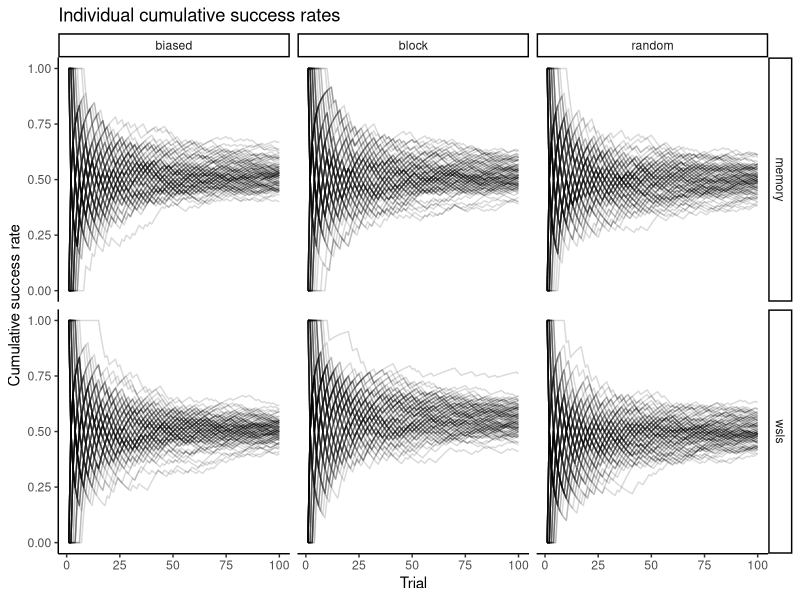
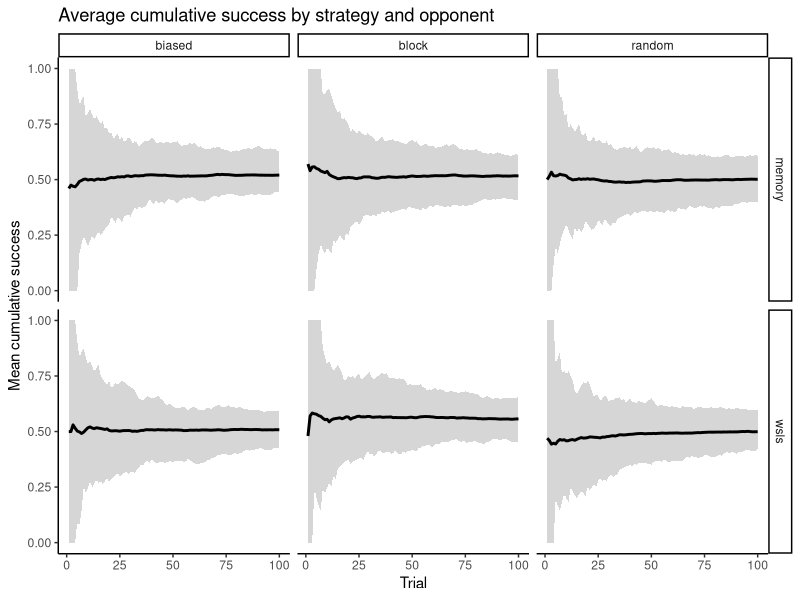
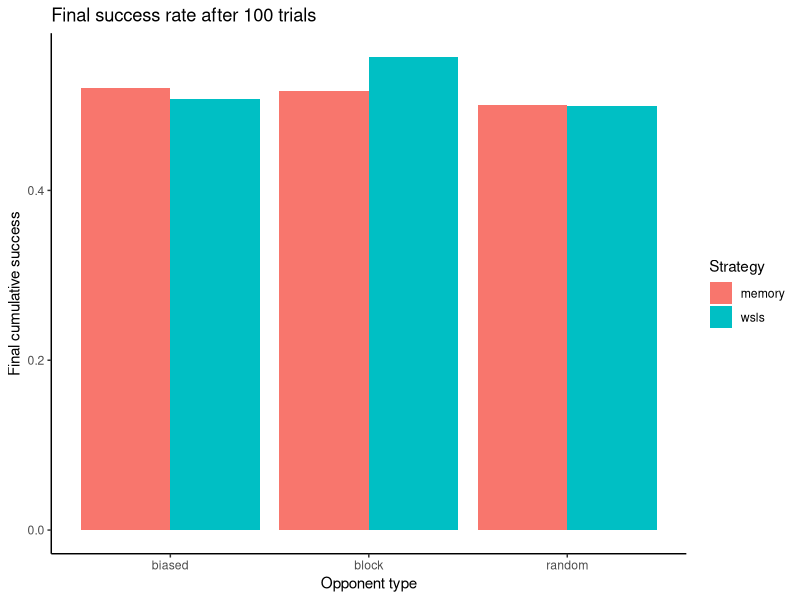
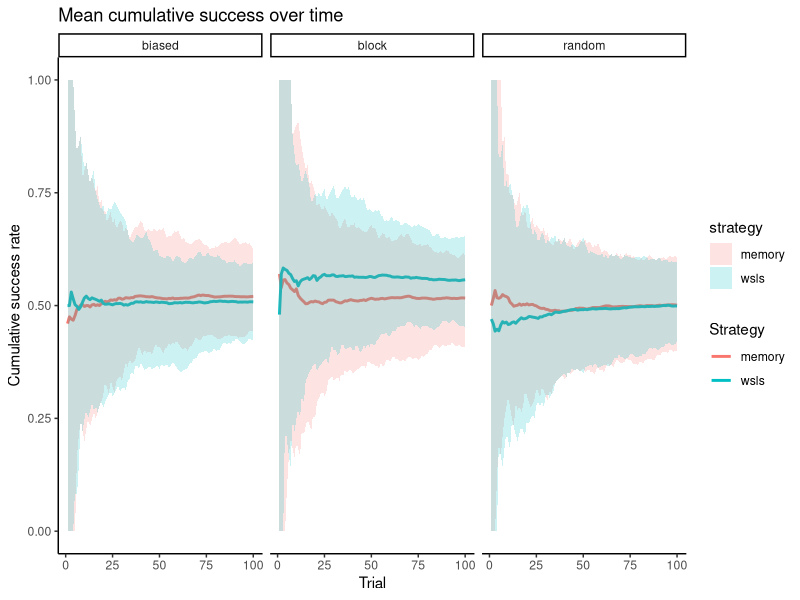
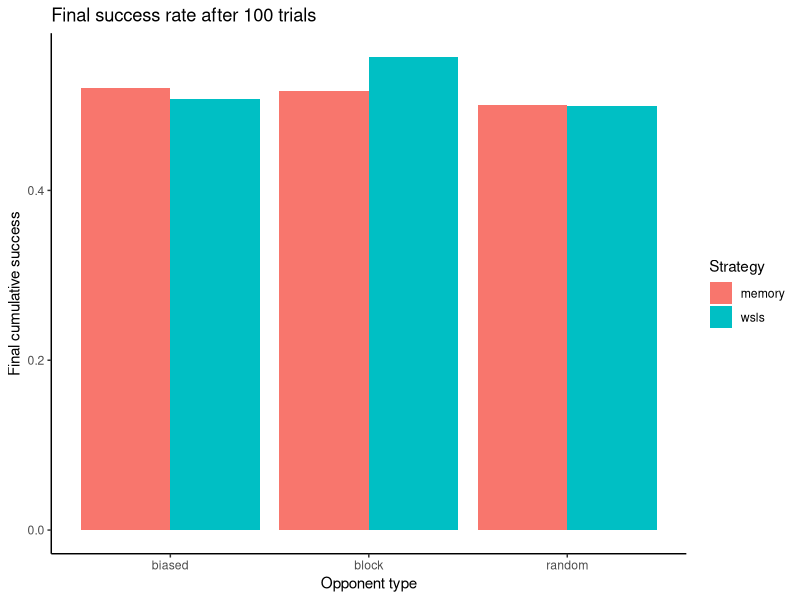
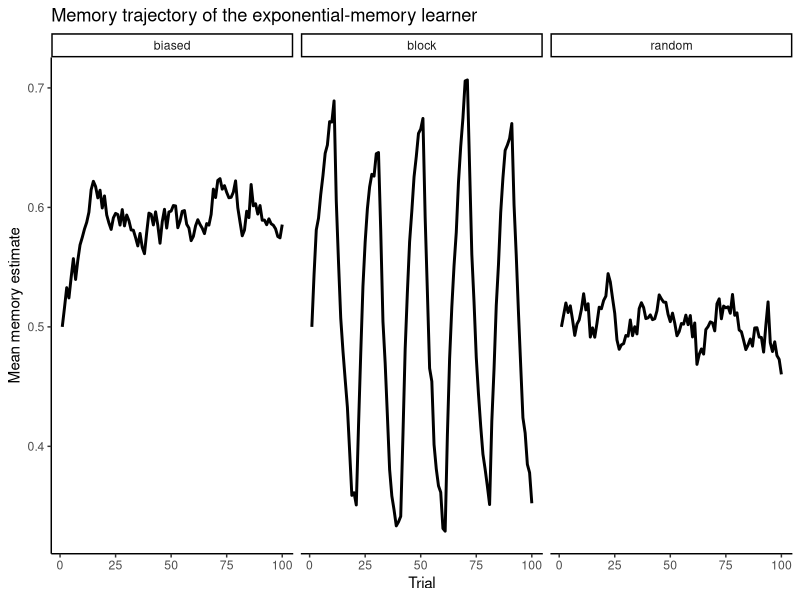

Reproduce these figures in R, in order.
# --- MATCHING PENNIES --- 
# Setup
set.seed(1999)
library(tidyverse)
library(ggplot2)

# MATCHING PENNIES ASSIGNMENT
# Two cognitive strategies:
# Win-Stay-Lose-Shift with noise
# Exponential-memory learner


# OPPONENT STRATEGIES

random_opponent <- function(t, p_one = 0.5) {
  rbinom(1, 1, p_one)
}

biased_opponent <- function(t, p_one = 0.6) {
  rbinom(1, 1, p_one)
}

block_opponent <- function(t, block_size = 10) {
  
  block <- floor((t - 1) / block_size)
  
  if (block %% 2 == 0) {
    p <- 0.7
  } else {
    p <- 0.3
  }
  
  rbinom(1, 1, p)
}

# AGENT STRATEGY 1: WIN-STAY-LOSE-SHIFT WITH NOISE

wsls_choice_prob <- function(prev_choice, prev_feedback, noise = 0.1) {
  
  if (prev_feedback == 1) {
    deterministic_choice <- prev_choice
  } else {
    deterministic_choice <- 1 - prev_choice
  }
  
  p_choose_1 <- (1 - noise) * deterministic_choice + noise * 0.5
  
  return(p_choose_1)
}

# AGENT STRATEGY 2: EXPONENTIAL-MEMORY LEARNER


memory_choice_prob <- function(memory, beta = 0.8, bias = 0) {
  
  eta <- bias + beta * (2 * (memory - 0.5))
  p_choose_1 <- plogis(eta)
  
  return(p_choose_1)
}

update_memory <- function(memory, observed_other, alpha = 0.1) {
  
  new_memory <- memory + alpha * (observed_other - memory)
  
  return(new_memory)
}



# SIMULATE ONE AGENT


simulate_agent <- function(
    strategy = "wsls",
    opponent_type = "random",
    trials = 100,
    noise = 0.1,
    alpha = 0.2,
    beta = 2,
    bias = 0,
    m0 = 0.5,
    p_one = 0.6,
    block_size = 10
) {
  
  Self <- rep(NA, trials)
  Other <- rep(NA, trials)
  Feedback <- rep(NA, trials)
  P_self <- rep(NA, trials)
  Memory <- rep(NA, trials)
  
  memory_now <- m0
  
  for (t in 1:trials) {
    
    # Opponent choice
    if (opponent_type == "random") {
      Other[t] <- random_opponent(t, p_one = 0.5)
    }
    
    if (opponent_type == "biased") {
      Other[t] <- biased_opponent(t, p_one = p_one)
    }
    
    if (opponent_type == "block") {
      Other[t] <- block_opponent(t, block_size = block_size)
    }
    
    # Agent choice probability
    if (strategy == "wsls") {
      
      if (t == 1) {
        P_self[t] <- 0.5
      } else {
        P_self[t] <- wsls_choice_prob(
          prev_choice = Self[t - 1],
          prev_feedback = Feedback[t - 1],
          noise = noise
        )
      }
    }
    
    if (strategy == "memory") {
      
      Memory[t] <- memory_now
      
      P_self[t] <- memory_choice_prob(
        memory = memory_now,
        beta = beta,
        bias = bias
      )
    }
    
    # Realized choice
    Self[t] <- rbinom(1, 1, P_self[t])
    
    # Feedback -> success if agent matches opponent
    Feedback[t] <- as.integer(Self[t] == Other[t])
    
    # Memory update after observing opponent
    if (strategy == "memory") {
      memory_now <- update_memory(
        memory = memory_now,
        observed_other = Other[t],
        alpha = alpha
      )
    }
  }
  
  tibble(
    trial = 1:trials,
    strategy = strategy,
    opponent_type = opponent_type,
    Self = Self,
    Other = Other,
    Feedback = Feedback,
    P_self = P_self,
    Memory = Memory
  )
}


# SIMULATE MANY AGENTS


simulate_many_agents <- function(
    n_agents = 100,
    trials = 100,
    strategies = c("wsls", "memory"),
    opponent_types = c("random", "biased", "block")
) {
  
  all_data <- list()
  counter <- 1
  
  for (strategy in strategies) {
    for (opponent in opponent_types) {
      for (agent in 1:n_agents) {
        
        df <- simulate_agent(
          strategy = strategy,
          opponent_type = opponent,
          trials = trials
        ) %>%
          mutate(agent_id = agent)
        
        all_data[[counter]] <- df
        counter <- counter + 1
      }
    }
  }
  
  bind_rows(all_data)
}

df_all <- simulate_many_agents(
  n_agents = 100,
  trials = 100
)

# ADD PERFORMANCE MEASURES


df_all <- df_all %>%
  group_by(strategy, opponent_type, agent_id) %>%
  mutate(
    cumulative_success = cumsum(Feedback) / trial
  ) %>%
  ungroup()

summary_performance <- df_all %>%
  group_by(strategy, opponent_type, trial) %>%
  summarise(
    mean_success = mean(cumulative_success),
    lower = quantile(cumulative_success, 0.025),
    upper = quantile(cumulative_success, 0.975),
    .groups = "drop"
  )


# PLOTS


# Plot 1: Individual trajectories
ggplot(df_all, aes(trial, cumulative_success, group = agent_id)) +
  geom_line(alpha = 0.15) +
  facet_grid(strategy ~ opponent_type) +
  theme_classic() +
  labs(
    title = "Individual cumulative success rates",
    x = "Trial",
    y = "Cumulative success rate"
  )

# Plot 2: Mean performance with uncertainty interval
ggplot(summary_performance, aes(trial, mean_success)) +
  geom_ribbon(aes(ymin = lower, ymax = upper), alpha = 0.2) +
  geom_line(linewidth = 1) +
  facet_grid(strategy ~ opponent_type) +
  theme_classic() +
  labs(
    title = "Average cumulative success by strategy and opponent",
    x = "Trial",
    y = "Mean cumulative success"
  )

# Plot 3: Final performance comparison
final_performance <- df_all %>%
  filter(trial == max(trial)) %>%
  group_by(strategy, opponent_type) %>%
  summarise(
    final_success = mean(cumulative_success),
    .groups = "drop"
  )

ggplot(final_performance, aes(opponent_type, final_success, fill = strategy)) +
  geom_col(position = "dodge") +
  theme_classic() +
  labs(
    title = "Final success rate after 100 trials",
    x = "Opponent type",
    y = "Final cumulative success",
    fill = "Strategy"
  )


# plots for the results 

# Mean cumulative success
ggplot(summary_performance, aes(trial, mean_success, color = strategy)) +
  geom_line(linewidth = 1) +
  facet_wrap(~ opponent_type) +
  theme_classic() +
  geom_ribbon(aes(ymin = lower,
                  ymax = upper,
                  fill = strategy),
              alpha = 0.2,
              color = NA) +
  labs(
    title = "Mean cumulative success over time",
    x = "Trial",
    y = "Cumulative success rate",
    color = "Strategy"
  )


# Final success comparison
ggplot(final_performance, aes(opponent_type, final_success, fill = strategy)) +
  geom_col(position = "dodge") +
  theme_classic() +
  labs(
    title = "Final success rate after 100 trials",
    x = "Opponent type",
    y = "Final cumulative success",
    fill = "Strategy"
  )

# Memory trajectory
df_all %>%
  filter(strategy == "memory") %>%
  group_by(opponent_type, trial) %>%
  summarise(mean_memory = mean(Memory, na.rm = TRUE), .groups = "drop") %>%
  ggplot(aes(trial, mean_memory)) +
  geom_line(linewidth = 1) +
  facet_wrap(~ opponent_type) +
  theme_classic() +
  labs(
    title = "Memory trajectory of the exponential-memory learner",
    x = "Trial",
    y = "Mean memory estimate"
  )
